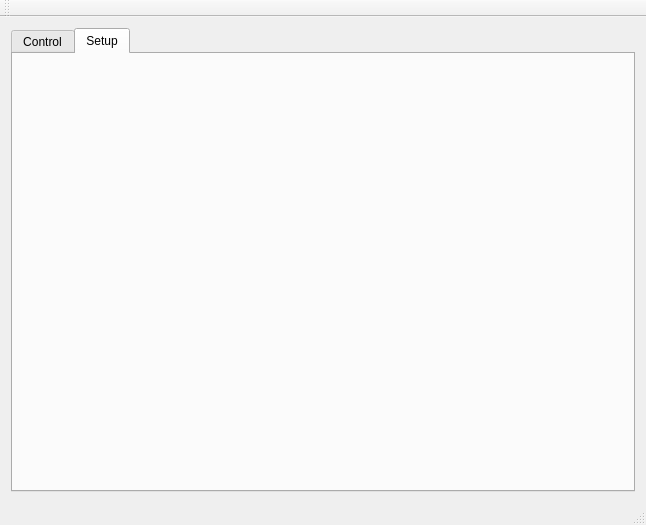
<?xml version="1.0" encoding="UTF-8"?>
<ui version="4.0">
 <class>MainView</class>
 <widget class="QMainWindow" name="MainView">
  <property name="geometry">
   <rect>
    <x>0</x>
    <y>0</y>
    <width>646</width>
    <height>525</height>
   </rect>
  </property>
  <property name="windowTitle">
   <string>Virtual Front Panel - Gating Controller</string>
  </property>
  <property name="windowIcon">
   <iconset>
    <normaloff>:/root/images/Images/Syncor48.png</normaloff>:/root/images/Images/Syncor48.png</iconset>
  </property>
  <widget class="QWidget" name="centralWidget">
   <layout class="QHBoxLayout" name="horizontalLayout">
    <item>
     <widget class="QTabWidget" name="tabMainView">
      <property name="currentIndex">
       <number>1</number>
      </property>
      <widget class="QWidget" name="tabControl">
       <attribute name="title">
        <string>Control</string>
       </attribute>
      </widget>
      <widget class="QWidget" name="tabSetup">
       <attribute name="title">
        <string>Setup</string>
       </attribute>
       <layout class="QVBoxLayout" name="verticalLayout_2">
        <item>
         <layout class="QVBoxLayout" name="loSetupTab"/>
        </item>
       </layout>
      </widget>
     </widget>
    </item>
   </layout>
  </widget>
  <widget class="QMenuBar" name="menuBar">
   <property name="geometry">
    <rect>
     <x>0</x>
     <y>0</y>
     <width>646</width>
     <height>19</height>
    </rect>
   </property>
  </widget>
  <widget class="QToolBar" name="mainToolBar">
   <attribute name="toolBarArea">
    <enum>TopToolBarArea</enum>
   </attribute>
   <attribute name="toolBarBreak">
    <bool>false</bool>
   </attribute>
  </widget>
  <widget class="QStatusBar" name="statusBar"/>
 </widget>
 <layoutdefault spacing="6" margin="11"/>
 <resources/>
 <connections/>
</ui>
